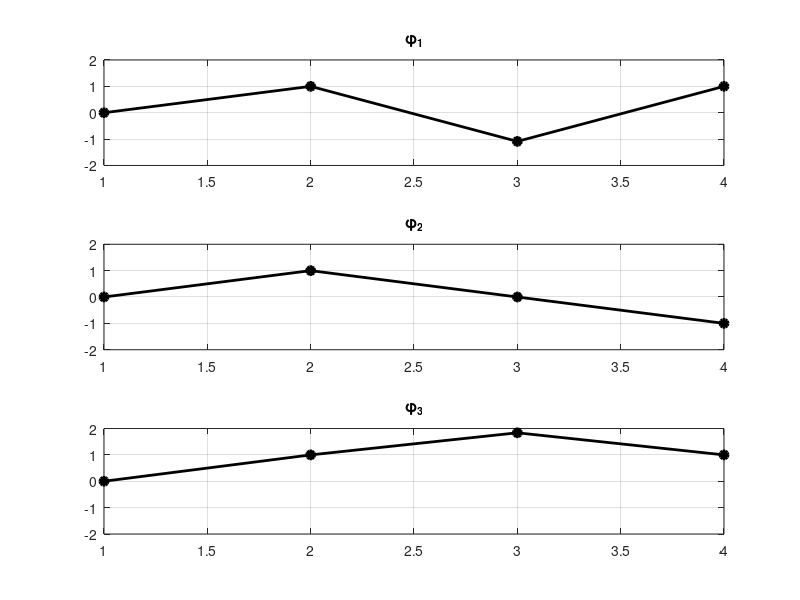

This chart was generated by the following MATLAB code: (Note: this script raises an error after producing the figure.)
clear all
close all
clc

l = 2;
m = 200;
E = 0.6e9;
I = 4.17e-5;

M = [m 0 0;
    0 m 0;
    0 0 m];
K = E * I / l^3 * [9/64 1/6 13/192;
            1/6 1/3 1/6;
            13/192 1/6 9/64];


[x,a] = eig(K);

w = sqrt(a/200);

x_c = zeros(4,3);

x_c(2:end,1) = x(:,1) / x(1,1);
x_c(2:end,2) = x(:,2) / x(1,2);
x_c(2:end,3) = x(:,3) / x(1,3);

% Show a figure with a subplot for each column of x_c
figure(1)

% Find overall min and max values for consistent y-limits
y_min = -2;
y_max = 2;

subplot(3,1,1)
plot(x_c(:,1), 'k-o', 'LineWidth', 2, 'MarkerFaceColor', 'k');
title('{\phi_1}');
grid on;
xlim([1, 4]);
ylim([y_min, y_max]);

subplot(3,1,2)
plot(x_c(:,2), 'k-o', 'LineWidth', 2, 'MarkerFaceColor', 'k');
title('{\phi_2}');
grid on;
xlim([1, 4]);
ylim([y_min, y_max]);

subplot(3,1,3)
plot(x_c(:,3), 'k-o', 'LineWidth', 2, 'MarkerFaceColor', 'k');
title('{\phi_3}');
grid on;
xlim([1, 4]);
ylim([y_min, y_max]);

% saving the figure
aveas(gcf, 'modes_1.png');